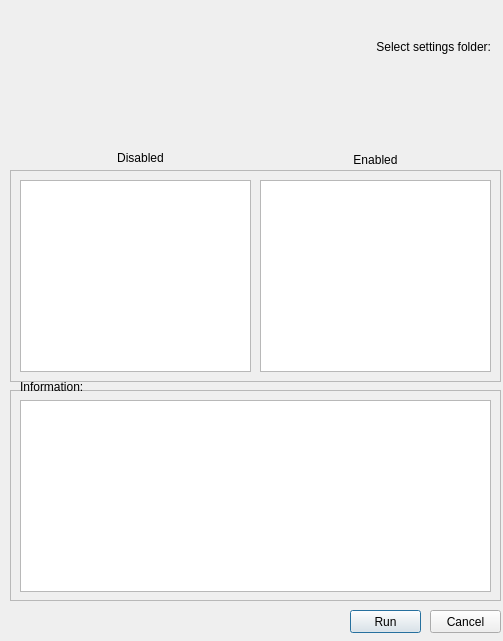
<?xml version="1.0" encoding="UTF-8"?>
<ui version="4.0">
 <class>ModelSelectionDialogBase</class>
 <widget class="QDialog" name="ModelSelectionDialogBase">
  <property name="geometry">
   <rect>
    <x>0</x>
    <y>0</y>
    <width>503</width>
    <height>641</height>
   </rect>
  </property>
  <property name="cursor">
   <cursorShape>ArrowCursor</cursorShape>
  </property>
  <property name="windowTitle">
   <string>HHNK_experiment</string>
  </property>
  <widget class="QFrame" name="frame_2">
   <property name="geometry">
    <rect>
     <x>10</x>
     <y>170</y>
     <width>491</width>
     <height>212</height>
    </rect>
   </property>
   <property name="frameShape">
    <enum>QFrame::StyledPanel</enum>
   </property>
   <property name="frameShadow">
    <enum>QFrame::Raised</enum>
   </property>
   <widget class="QListWidget" name="listWidget1">
    <property name="geometry">
     <rect>
      <x>10</x>
      <y>10</y>
      <width>231</width>
      <height>192</height>
     </rect>
    </property>
    <property name="dragDropMode">
     <enum>QAbstractItemView::DragDrop</enum>
    </property>
    <property name="defaultDropAction">
     <enum>Qt::MoveAction</enum>
    </property>
    <property name="selectionMode">
     <enum>QAbstractItemView::ExtendedSelection</enum>
    </property>
    <property name="selectionBehavior">
     <enum>QAbstractItemView::SelectItems</enum>
    </property>
   </widget>
   <widget class="QListWidget" name="listWidget2">
    <property name="geometry">
     <rect>
      <x>250</x>
      <y>10</y>
      <width>231</width>
      <height>192</height>
     </rect>
    </property>
    <property name="dragDropOverwriteMode">
     <bool>false</bool>
    </property>
    <property name="dragDropMode">
     <enum>QAbstractItemView::DragDrop</enum>
    </property>
    <property name="defaultDropAction">
     <enum>Qt::MoveAction</enum>
    </property>
    <property name="selectionMode">
     <enum>QAbstractItemView::ExtendedSelection</enum>
    </property>
    <property name="viewMode">
     <enum>QListView::ListMode</enum>
    </property>
   </widget>
  </widget>
  <widget class="QWidget" name="log_in_widget" native="true">
   <property name="geometry">
    <rect>
     <x>10</x>
     <y>10</y>
     <width>481</width>
     <height>93</height>
    </rect>
   </property>
   <layout class="QGridLayout" name="gridLayout">
    <item row="1" column="0">
     <widget class="QgsFileWidget" name="localsave">
      <property name="fullUrl">
       <bool>false</bool>
      </property>
     </widget>
    </item>
    <item row="0" column="0">
     <widget class="QLabel" name="label">
      <property name="layoutDirection">
       <enum>Qt::LeftToRight</enum>
      </property>
      <property name="text">
       <string>Select settings folder:</string>
      </property>
      <property name="textFormat">
       <enum>Qt::PlainText</enum>
      </property>
      <property name="alignment">
       <set>Qt::AlignBottom|Qt::AlignRight|Qt::AlignTrailing</set>
      </property>
     </widget>
    </item>
   </layout>
  </widget>
  <widget class="QFrame" name="frame">
   <property name="geometry">
    <rect>
     <x>10</x>
     <y>390</y>
     <width>491</width>
     <height>211</height>
    </rect>
   </property>
   <property name="frameShape">
    <enum>QFrame::StyledPanel</enum>
   </property>
   <property name="frameShadow">
    <enum>QFrame::Raised</enum>
   </property>
   <widget class="QListWidget" name="listWidget3">
    <property name="enabled">
     <bool>true</bool>
    </property>
    <property name="geometry">
     <rect>
      <x>10</x>
      <y>10</y>
      <width>471</width>
      <height>192</height>
     </rect>
    </property>
   </widget>
  </widget>
  <widget class="QPushButton" name="run_push_btn">
   <property name="geometry">
    <rect>
     <x>350</x>
     <y>610</y>
     <width>71</width>
     <height>23</height>
    </rect>
   </property>
   <property name="text">
    <string>Run</string>
   </property>
  </widget>
  <widget class="QPushButton" name="cancel">
   <property name="geometry">
    <rect>
     <x>430</x>
     <y>610</y>
     <width>71</width>
     <height>23</height>
    </rect>
   </property>
   <property name="text">
    <string>Cancel</string>
   </property>
  </widget>
  <widget class="QLabel" name="label_2">
   <property name="geometry">
    <rect>
     <x>30</x>
     <y>150</y>
     <width>221</width>
     <height>16</height>
    </rect>
   </property>
   <property name="text">
    <string>Disabled</string>
   </property>
   <property name="alignment">
    <set>Qt::AlignCenter</set>
   </property>
  </widget>
  <widget class="QLabel" name="label_3">
   <property name="enabled">
    <bool>true</bool>
   </property>
   <property name="geometry">
    <rect>
     <x>260</x>
     <y>150</y>
     <width>231</width>
     <height>20</height>
    </rect>
   </property>
   <property name="text">
    <string>Enabled</string>
   </property>
   <property name="alignment">
    <set>Qt::AlignCenter</set>
   </property>
  </widget>
  <widget class="QLabel" name="label_4">
   <property name="geometry">
    <rect>
     <x>20</x>
     <y>380</y>
     <width>81</width>
     <height>20</height>
    </rect>
   </property>
   <property name="text">
    <string>Information:</string>
   </property>
   <property name="alignment">
    <set>Qt::AlignLeading|Qt::AlignLeft|Qt::AlignTop</set>
   </property>
  </widget>
  <zorder>frame</zorder>
  <zorder>frame_2</zorder>
  <zorder>log_in_widget</zorder>
  <zorder>run_push_btn</zorder>
  <zorder>cancel</zorder>
  <zorder>label_2</zorder>
  <zorder>label_3</zorder>
  <zorder>label_4</zorder>
 </widget>
 <customwidgets>
  <customwidget>
   <class>QgsFileWidget</class>
   <extends>QWidget</extends>
   <header>qgsfilewidget.h</header>
  </customwidget>
 </customwidgets>
 <resources/>
 <connections/>
</ui>
